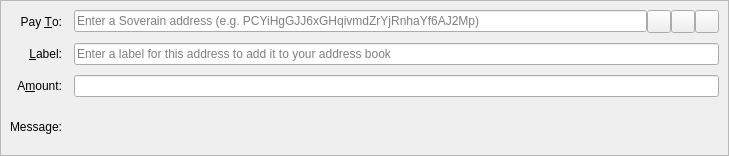
<?xml version="1.0" encoding="UTF-8"?>
<ui version="4.0">
 <class>SendCoinsEntry</class>
 <widget class="QStackedWidget" name="SendCoinsEntry">
  <property name="geometry">
   <rect>
    <x>0</x>
    <y>0</y>
    <width>729</width>
    <height>156</height>
   </rect>
  </property>
  <property name="focusPolicy">
   <enum>Qt::TabFocus</enum>
  </property>
  <property name="autoFillBackground">
   <bool>false</bool>
  </property>
  <widget class="QFrame" name="SendCoins">
   <property name="toolTip">
    <string>This is a normal payment.</string>
   </property>
   <property name="frameShape">
    <enum>QFrame::StyledPanel</enum>
   </property>
   <property name="frameShadow">
    <enum>QFrame::Sunken</enum>
   </property>
   <layout class="QGridLayout" name="gridLayout">
    <property name="horizontalSpacing">
     <number>12</number>
    </property>
    <property name="verticalSpacing">
     <number>10</number>
    </property>
    <item row="0" column="0">
     <widget class="QLabel" name="payToLabel">
      <property name="text">
       <string>Pay &amp;To:</string>
      </property>
      <property name="alignment">
       <set>Qt::AlignRight|Qt::AlignTrailing|Qt::AlignVCenter</set>
      </property>
      <property name="buddy">
       <cstring>payTo</cstring>
      </property>
     </widget>
    </item>
    <item row="0" column="1">
     <layout class="QHBoxLayout" name="payToLayout">
      <property name="spacing">
       <number>0</number>
      </property>
      <item>
       <widget class="QValidatedLineEdit" name="payTo">
        <property name="toolTip">
         <string>The Soverain address to send the payment to</string>
        </property>
        <property name="inputMask">
         <string/>
        </property>
        <property name="placeholderText">
         <string>Enter a Soverain address (e.g. PCYiHgGJJ6xGHqivmdZrYjRnhaYf6AJ2Mp)</string>
        </property>
       </widget>
      </item>
      <item>
       <widget class="QToolButton" name="addressBookButton">
        <property name="toolTip">
         <string>Choose previously used address</string>
        </property>
        <property name="text">
         <string/>
        </property>
        <property name="icon">
         <iconset resource="../soverain.qrc">
          <normaloff>:/icons/address-book</normaloff>:/icons/address-book</iconset>
        </property>
        <property name="iconSize">
         <size>
          <width>16</width>
          <height>16</height>
         </size>
        </property>
        <property name="shortcut">
         <string>Alt+A</string>
        </property>
       </widget>
      </item>
      <item>
       <widget class="QToolButton" name="pasteButton">
        <property name="toolTip">
         <string>Paste address from clipboard</string>
        </property>
        <property name="text">
         <string/>
        </property>
        <property name="icon">
         <iconset resource="../soverain.qrc">
          <normaloff>:/icons/editpaste</normaloff>:/icons/editpaste</iconset>
        </property>
        <property name="shortcut">
         <string>Alt+P</string>
        </property>
       </widget>
      </item>
      <item>
       <widget class="QToolButton" name="deleteButton">
        <property name="toolTip">
         <string>Remove this entry</string>
        </property>
        <property name="text">
         <string/>
        </property>
        <property name="icon">
         <iconset resource="../soverain.qrc">
          <normaloff>:/icons/remove</normaloff>:/icons/remove</iconset>
        </property>
       </widget>
      </item>
     </layout>
    </item>
    <item row="1" column="0">
     <widget class="QLabel" name="labelLabel">
      <property name="text">
       <string>&amp;Label:</string>
      </property>
      <property name="alignment">
       <set>Qt::AlignRight|Qt::AlignTrailing|Qt::AlignVCenter</set>
      </property>
      <property name="buddy">
       <cstring>addAsLabel</cstring>
      </property>
     </widget>
    </item>
    <item row="1" column="1">
     <widget class="QLineEdit" name="addAsLabel">
      <property name="toolTip">
       <string>Enter a label for this address to add it to the list of used addresses</string>
      </property>
      <property name="inputMask">
       <string/>
      </property>
      <property name="placeholderText">
       <string>Enter a label for this address to add it to your address book</string>
      </property>
     </widget>
    </item>
    <item row="2" column="0">
     <widget class="QLabel" name="amountLabel">
      <property name="text">
       <string>A&amp;mount:</string>
      </property>
      <property name="alignment">
       <set>Qt::AlignRight|Qt::AlignTrailing|Qt::AlignVCenter</set>
      </property>
      <property name="buddy">
       <cstring>payAmount</cstring>
      </property>
     </widget>
    </item>
    <item row="2" column="1">
     <widget class="BitcoinAmountField" name="payAmount"/>
    </item>
    <item row="3" column="0">
     <widget class="QLabel" name="messageLabel">
      <property name="text">
       <string>Message:</string>
      </property>
      <property name="alignment">
       <set>Qt::AlignRight|Qt::AlignTrailing|Qt::AlignVCenter</set>
      </property>
     </widget>
    </item>
    <item row="3" column="1">
     <widget class="QLabel" name="messageTextLabel">
      <property name="toolTip">
       <string>A message that was attached to the Soverain: URI which will be stored with the transaction for your reference. Note: This message will not be sent over the Soverain network.</string>
      </property>
      <property name="textFormat">
       <enum>Qt::PlainText</enum>
      </property>
     </widget>
    </item>
   </layout>
  </widget>
  <widget class="QFrame" name="SendCoins_InsecurePaymentRequest">
   <property name="palette">
    <palette>
     <active>
      <colorrole role="WindowText">
       <brush brushstyle="SolidPattern">
        <color alpha="255">
         <red>0</red>
         <green>0</green>
         <blue>0</blue>
        </color>
       </brush>
      </colorrole>
      <colorrole role="Button">
       <brush brushstyle="SolidPattern">
        <color alpha="255">
         <red>255</red>
         <green>255</green>
         <blue>127</blue>
        </color>
       </brush>
      </colorrole>
      <colorrole role="Light">
       <brush brushstyle="SolidPattern">
        <color alpha="255">
         <red>255</red>
         <green>255</green>
         <blue>255</blue>
        </color>
       </brush>
      </colorrole>
      <colorrole role="Midlight">
       <brush brushstyle="SolidPattern">
        <color alpha="255">
         <red>255</red>
         <green>255</green>
         <blue>191</blue>
        </color>
       </brush>
      </colorrole>
      <colorrole role="Dark">
       <brush brushstyle="SolidPattern">
        <color alpha="255">
         <red>127</red>
         <green>127</green>
         <blue>63</blue>
        </color>
       </brush>
      </colorrole>
      <colorrole role="Mid">
       <brush brushstyle="SolidPattern">
        <color alpha="255">
         <red>170</red>
         <green>170</green>
         <blue>84</blue>
        </color>
       </brush>
      </colorrole>
      <colorrole role="Text">
       <brush brushstyle="SolidPattern">
        <color alpha="255">
         <red>0</red>
         <green>0</green>
         <blue>0</blue>
        </color>
       </brush>
      </colorrole>
      <colorrole role="BrightText">
       <brush brushstyle="SolidPattern">
        <color alpha="255">
         <red>255</red>
         <green>255</green>
         <blue>255</blue>
        </color>
       </brush>
      </colorrole>
      <colorrole role="ButtonText">
       <brush brushstyle="SolidPattern">
        <color alpha="255">
         <red>0</red>
         <green>0</green>
         <blue>0</blue>
        </color>
       </brush>
      </colorrole>
      <colorrole role="Base">
       <brush brushstyle="SolidPattern">
        <color alpha="255">
         <red>255</red>
         <green>255</green>
         <blue>255</blue>
        </color>
       </brush>
      </colorrole>
      <colorrole role="Window">
       <brush brushstyle="SolidPattern">
        <color alpha="255">
         <red>255</red>
         <green>255</green>
         <blue>127</blue>
        </color>
       </brush>
      </colorrole>
      <colorrole role="Shadow">
       <brush brushstyle="SolidPattern">
        <color alpha="255">
         <red>0</red>
         <green>0</green>
         <blue>0</blue>
        </color>
       </brush>
      </colorrole>
      <colorrole role="AlternateBase">
       <brush brushstyle="SolidPattern">
        <color alpha="255">
         <red>255</red>
         <green>255</green>
         <blue>191</blue>
        </color>
       </brush>
      </colorrole>
      <colorrole role="ToolTipBase">
       <brush brushstyle="SolidPattern">
        <color alpha="255">
         <red>255</red>
         <green>255</green>
         <blue>220</blue>
        </color>
       </brush>
      </colorrole>
      <colorrole role="ToolTipText">
       <brush brushstyle="SolidPattern">
        <color alpha="255">
         <red>0</red>
         <green>0</green>
         <blue>0</blue>
        </color>
       </brush>
      </colorrole>
     </active>
     <inactive>
      <colorrole role="WindowText">
       <brush brushstyle="SolidPattern">
        <color alpha="255">
         <red>0</red>
         <green>0</green>
         <blue>0</blue>
        </color>
       </brush>
      </colorrole>
      <colorrole role="Button">
       <brush brushstyle="SolidPattern">
        <color alpha="255">
         <red>255</red>
         <green>255</green>
         <blue>127</blue>
        </color>
       </brush>
      </colorrole>
      <colorrole role="Light">
       <brush brushstyle="SolidPattern">
        <color alpha="255">
         <red>255</red>
         <green>255</green>
         <blue>255</blue>
        </color>
       </brush>
      </colorrole>
      <colorrole role="Midlight">
       <brush brushstyle="SolidPattern">
        <color alpha="255">
         <red>255</red>
         <green>255</green>
         <blue>191</blue>
        </color>
       </brush>
      </colorrole>
      <colorrole role="Dark">
       <brush brushstyle="SolidPattern">
        <color alpha="255">
         <red>127</red>
         <green>127</green>
         <blue>63</blue>
        </color>
       </brush>
      </colorrole>
      <colorrole role="Mid">
       <brush brushstyle="SolidPattern">
        <color alpha="255">
         <red>170</red>
         <green>170</green>
         <blue>84</blue>
        </color>
       </brush>
      </colorrole>
      <colorrole role="Text">
       <brush brushstyle="SolidPattern">
        <color alpha="255">
         <red>0</red>
         <green>0</green>
         <blue>0</blue>
        </color>
       </brush>
      </colorrole>
      <colorrole role="BrightText">
       <brush brushstyle="SolidPattern">
        <color alpha="255">
         <red>255</red>
         <green>255</green>
         <blue>255</blue>
        </color>
       </brush>
      </colorrole>
      <colorrole role="ButtonText">
       <brush brushstyle="SolidPattern">
        <color alpha="255">
         <red>0</red>
         <green>0</green>
         <blue>0</blue>
        </color>
       </brush>
      </colorrole>
      <colorrole role="Base">
       <brush brushstyle="SolidPattern">
        <color alpha="255">
         <red>255</red>
         <green>255</green>
         <blue>255</blue>
        </color>
       </brush>
      </colorrole>
      <colorrole role="Window">
       <brush brushstyle="SolidPattern">
        <color alpha="255">
         <red>255</red>
         <green>255</green>
         <blue>127</blue>
        </color>
       </brush>
      </colorrole>
      <colorrole role="Shadow">
       <brush brushstyle="SolidPattern">
        <color alpha="255">
         <red>0</red>
         <green>0</green>
         <blue>0</blue>
        </color>
       </brush>
      </colorrole>
      <colorrole role="AlternateBase">
       <brush brushstyle="SolidPattern">
        <color alpha="255">
         <red>255</red>
         <green>255</green>
         <blue>191</blue>
        </color>
       </brush>
      </colorrole>
      <colorrole role="ToolTipBase">
       <brush brushstyle="SolidPattern">
        <color alpha="255">
         <red>255</red>
         <green>255</green>
         <blue>220</blue>
        </color>
       </brush>
      </colorrole>
      <colorrole role="ToolTipText">
       <brush brushstyle="SolidPattern">
        <color alpha="255">
         <red>0</red>
         <green>0</green>
         <blue>0</blue>
        </color>
       </brush>
      </colorrole>
     </inactive>
     <disabled>
      <colorrole role="WindowText">
       <brush brushstyle="SolidPattern">
        <color alpha="255">
         <red>127</red>
         <green>127</green>
         <blue>63</blue>
        </color>
       </brush>
      </colorrole>
      <colorrole role="Button">
       <brush brushstyle="SolidPattern">
        <color alpha="255">
         <red>255</red>
         <green>255</green>
         <blue>127</blue>
        </color>
       </brush>
      </colorrole>
      <colorrole role="Light">
       <brush brushstyle="SolidPattern">
        <color alpha="255">
         <red>255</red>
         <green>255</green>
         <blue>255</blue>
        </color>
       </brush>
      </colorrole>
      <colorrole role="Midlight">
       <brush brushstyle="SolidPattern">
        <color alpha="255">
         <red>255</red>
         <green>255</green>
         <blue>191</blue>
        </color>
       </brush>
      </colorrole>
      <colorrole role="Dark">
       <brush brushstyle="SolidPattern">
        <color alpha="255">
         <red>127</red>
         <green>127</green>
         <blue>63</blue>
        </color>
       </brush>
      </colorrole>
      <colorrole role="Mid">
       <brush brushstyle="SolidPattern">
        <color alpha="255">
         <red>170</red>
         <green>170</green>
         <blue>84</blue>
        </color>
       </brush>
      </colorrole>
      <colorrole role="Text">
       <brush brushstyle="SolidPattern">
        <color alpha="255">
         <red>127</red>
         <green>127</green>
         <blue>63</blue>
        </color>
       </brush>
      </colorrole>
      <colorrole role="BrightText">
       <brush brushstyle="SolidPattern">
        <color alpha="255">
         <red>255</red>
         <green>255</green>
         <blue>255</blue>
        </color>
       </brush>
      </colorrole>
      <colorrole role="ButtonText">
       <brush brushstyle="SolidPattern">
        <color alpha="255">
         <red>127</red>
         <green>127</green>
         <blue>63</blue>
        </color>
       </brush>
      </colorrole>
      <colorrole role="Base">
       <brush brushstyle="SolidPattern">
        <color alpha="255">
         <red>255</red>
         <green>255</green>
         <blue>127</blue>
        </color>
       </brush>
      </colorrole>
      <colorrole role="Window">
       <brush brushstyle="SolidPattern">
        <color alpha="255">
         <red>255</red>
         <green>255</green>
         <blue>127</blue>
        </color>
       </brush>
      </colorrole>
      <colorrole role="Shadow">
       <brush brushstyle="SolidPattern">
        <color alpha="255">
         <red>0</red>
         <green>0</green>
         <blue>0</blue>
        </color>
       </brush>
      </colorrole>
      <colorrole role="AlternateBase">
       <brush brushstyle="SolidPattern">
        <color alpha="255">
         <red>255</red>
         <green>255</green>
         <blue>127</blue>
        </color>
       </brush>
      </colorrole>
      <colorrole role="ToolTipBase">
       <brush brushstyle="SolidPattern">
        <color alpha="255">
         <red>255</red>
         <green>255</green>
         <blue>220</blue>
        </color>
       </brush>
      </colorrole>
      <colorrole role="ToolTipText">
       <brush brushstyle="SolidPattern">
        <color alpha="255">
         <red>0</red>
         <green>0</green>
         <blue>0</blue>
        </color>
       </brush>
      </colorrole>
     </disabled>
    </palette>
   </property>
   <property name="toolTip">
    <string>This is an unverified payment request.</string>
   </property>
   <property name="autoFillBackground">
    <bool>true</bool>
   </property>
   <property name="frameShape">
    <enum>QFrame::StyledPanel</enum>
   </property>
   <property name="frameShadow">
    <enum>QFrame::Sunken</enum>
   </property>
   <layout class="QGridLayout" name="gridLayout_is">
    <property name="spacing">
     <number>12</number>
    </property>
    <item row="0" column="0">
     <widget class="QLabel" name="payToLabel_is">
      <property name="text">
       <string>Pay To:</string>
      </property>
      <property name="alignment">
       <set>Qt::AlignRight|Qt::AlignTrailing|Qt::AlignVCenter</set>
      </property>
     </widget>
    </item>
    <item row="0" column="1">
     <layout class="QHBoxLayout" name="payToLayout_is">
      <property name="spacing">
       <number>0</number>
      </property>
      <item>
       <widget class="QLabel" name="payTo_is"/>
      </item>
      <item>
       <widget class="QToolButton" name="deleteButton_is">
        <property name="toolTip">
         <string>Remove this entry</string>
        </property>
        <property name="text">
         <string/>
        </property>
        <property name="icon">
         <iconset resource="../soverain.qrc">
          <normaloff>:/icons/remove</normaloff>:/icons/remove</iconset>
        </property>
       </widget>
      </item>
     </layout>
    </item>
    <item row="1" column="0">
     <widget class="QLabel" name="memoLabel_is">
      <property name="text">
       <string>Memo:</string>
      </property>
      <property name="alignment">
       <set>Qt::AlignRight|Qt::AlignTrailing|Qt::AlignVCenter</set>
      </property>
     </widget>
    </item>
    <item row="1" column="1">
     <widget class="QLabel" name="memoTextLabel_is">
      <property name="textFormat">
       <enum>Qt::PlainText</enum>
      </property>
     </widget>
    </item>
    <item row="2" column="0">
     <widget class="QLabel" name="amountLabel_is">
      <property name="text">
       <string>A&amp;mount:</string>
      </property>
      <property name="alignment">
       <set>Qt::AlignRight|Qt::AlignTrailing|Qt::AlignVCenter</set>
      </property>
      <property name="buddy">
       <cstring>payAmount_is</cstring>
      </property>
     </widget>
    </item>
    <item row="2" column="1">
     <widget class="BitcoinAmountField" name="payAmount_is">
      <property name="acceptDrops">
       <bool>false</bool>
      </property>
     </widget>
    </item>
   </layout>
  </widget>
  <widget class="QFrame" name="SendCoins_SecurePaymentRequest">
   <property name="palette">
    <palette>
     <active>
      <colorrole role="WindowText">
       <brush brushstyle="SolidPattern">
        <color alpha="255">
         <red>0</red>
         <green>0</green>
         <blue>0</blue>
        </color>
       </brush>
      </colorrole>
      <colorrole role="Button">
       <brush brushstyle="SolidPattern">
        <color alpha="255">
         <red>140</red>
         <green>232</green>
         <blue>119</blue>
        </color>
       </brush>
      </colorrole>
      <colorrole role="Light">
       <brush brushstyle="SolidPattern">
        <color alpha="255">
         <red>230</red>
         <green>255</green>
         <blue>224</blue>
        </color>
       </brush>
      </colorrole>
      <colorrole role="Midlight">
       <brush brushstyle="SolidPattern">
        <color alpha="255">
         <red>185</red>
         <green>243</green>
         <blue>171</blue>
        </color>
       </brush>
      </colorrole>
      <colorrole role="Dark">
       <brush brushstyle="SolidPattern">
        <color alpha="255">
         <red>70</red>
         <green>116</green>
         <blue>59</blue>
        </color>
       </brush>
      </colorrole>
      <colorrole role="Mid">
       <brush brushstyle="SolidPattern">
        <color alpha="255">
         <red>93</red>
         <green>155</green>
         <blue>79</blue>
        </color>
       </brush>
      </colorrole>
      <colorrole role="Text">
       <brush brushstyle="SolidPattern">
        <color alpha="255">
         <red>0</red>
         <green>0</green>
         <blue>0</blue>
        </color>
       </brush>
      </colorrole>
      <colorrole role="BrightText">
       <brush brushstyle="SolidPattern">
        <color alpha="255">
         <red>155</red>
         <green>255</green>
         <blue>147</blue>
        </color>
       </brush>
      </colorrole>
      <colorrole role="ButtonText">
       <brush brushstyle="SolidPattern">
        <color alpha="255">
         <red>0</red>
         <green>0</green>
         <blue>0</blue>
        </color>
       </brush>
      </colorrole>
      <colorrole role="Base">
       <brush brushstyle="SolidPattern">
        <color alpha="255">
         <red>119</red>
         <green>255</green>
         <blue>233</blue>
        </color>
       </brush>
      </colorrole>
      <colorrole role="Window">
       <brush brushstyle="SolidPattern">
        <color alpha="255">
         <red>140</red>
         <green>232</green>
         <blue>119</blue>
        </color>
       </brush>
      </colorrole>
      <colorrole role="Shadow">
       <brush brushstyle="SolidPattern">
        <color alpha="255">
         <red>0</red>
         <green>0</green>
         <blue>0</blue>
        </color>
       </brush>
      </colorrole>
      <colorrole role="AlternateBase">
       <brush brushstyle="SolidPattern">
        <color alpha="255">
         <red>197</red>
         <green>243</green>
         <blue>187</blue>
        </color>
       </brush>
      </colorrole>
      <colorrole role="NoRole">
       <brush brushstyle="SolidPattern">
        <color alpha="255">
         <red>125</red>
         <green>194</green>
         <blue>122</blue>
        </color>
       </brush>
      </colorrole>
      <colorrole role="ToolTipBase">
       <brush brushstyle="SolidPattern">
        <color alpha="255">
         <red>255</red>
         <green>255</green>
         <blue>220</blue>
        </color>
       </brush>
      </colorrole>
      <colorrole role="ToolTipText">
       <brush brushstyle="SolidPattern">
        <color alpha="255">
         <red>0</red>
         <green>0</green>
         <blue>0</blue>
        </color>
       </brush>
      </colorrole>
     </active>
     <inactive>
      <colorrole role="WindowText">
       <brush brushstyle="SolidPattern">
        <color alpha="255">
         <red>0</red>
         <green>0</green>
         <blue>0</blue>
        </color>
       </brush>
      </colorrole>
      <colorrole role="Button">
       <brush brushstyle="SolidPattern">
        <color alpha="255">
         <red>140</red>
         <green>232</green>
         <blue>119</blue>
        </color>
       </brush>
      </colorrole>
      <colorrole role="Light">
       <brush brushstyle="SolidPattern">
        <color alpha="255">
         <red>230</red>
         <green>255</green>
         <blue>224</blue>
        </color>
       </brush>
      </colorrole>
      <colorrole role="Midlight">
       <brush brushstyle="SolidPattern">
        <color alpha="255">
         <red>185</red>
         <green>243</green>
         <blue>171</blue>
        </color>
       </brush>
      </colorrole>
      <colorrole role="Dark">
       <brush brushstyle="SolidPattern">
        <color alpha="255">
         <red>70</red>
         <green>116</green>
         <blue>59</blue>
        </color>
       </brush>
      </colorrole>
      <colorrole role="Mid">
       <brush brushstyle="SolidPattern">
        <color alpha="255">
         <red>93</red>
         <green>155</green>
         <blue>79</blue>
        </color>
       </brush>
      </colorrole>
      <colorrole role="Text">
       <brush brushstyle="SolidPattern">
        <color alpha="255">
         <red>0</red>
         <green>0</green>
         <blue>0</blue>
        </color>
       </brush>
      </colorrole>
      <colorrole role="BrightText">
       <brush brushstyle="SolidPattern">
        <color alpha="255">
         <red>155</red>
         <green>255</green>
         <blue>147</blue>
        </color>
       </brush>
      </colorrole>
      <colorrole role="ButtonText">
       <brush brushstyle="SolidPattern">
        <color alpha="255">
         <red>0</red>
         <green>0</green>
         <blue>0</blue>
        </color>
       </brush>
      </colorrole>
      <colorrole role="Base">
       <brush brushstyle="SolidPattern">
        <color alpha="255">
         <red>119</red>
         <green>255</green>
         <blue>233</blue>
        </color>
       </brush>
      </colorrole>
      <colorrole role="Window">
       <brush brushstyle="SolidPattern">
        <color alpha="255">
         <red>140</red>
         <green>232</green>
         <blue>119</blue>
        </color>
       </brush>
      </colorrole>
      <colorrole role="Shadow">
       <brush brushstyle="SolidPattern">
        <color alpha="255">
         <red>0</red>
         <green>0</green>
         <blue>0</blue>
        </color>
       </brush>
      </colorrole>
      <colorrole role="AlternateBase">
       <brush brushstyle="SolidPattern">
        <color alpha="255">
         <red>197</red>
         <green>243</green>
         <blue>187</blue>
        </color>
       </brush>
      </colorrole>
      <colorrole role="NoRole">
       <brush brushstyle="SolidPattern">
        <color alpha="255">
         <red>125</red>
         <green>194</green>
         <blue>122</blue>
        </color>
       </brush>
      </colorrole>
      <colorrole role="ToolTipBase">
       <brush brushstyle="SolidPattern">
        <color alpha="255">
         <red>255</red>
         <green>255</green>
         <blue>220</blue>
        </color>
       </brush>
      </colorrole>
      <colorrole role="ToolTipText">
       <brush brushstyle="SolidPattern">
        <color alpha="255">
         <red>0</red>
         <green>0</green>
         <blue>0</blue>
        </color>
       </brush>
      </colorrole>
     </inactive>
     <disabled>
      <colorrole role="WindowText">
       <brush brushstyle="SolidPattern">
        <color alpha="255">
         <red>70</red>
         <green>116</green>
         <blue>59</blue>
        </color>
       </brush>
      </colorrole>
      <colorrole role="Button">
       <brush brushstyle="SolidPattern">
        <color alpha="255">
         <red>140</red>
         <green>232</green>
         <blue>119</blue>
        </color>
       </brush>
      </colorrole>
      <colorrole role="Light">
       <brush brushstyle="SolidPattern">
        <color alpha="255">
         <red>230</red>
         <green>255</green>
         <blue>224</blue>
        </color>
       </brush>
      </colorrole>
      <colorrole role="Midlight">
       <brush brushstyle="SolidPattern">
        <color alpha="255">
         <red>185</red>
         <green>243</green>
         <blue>171</blue>
        </color>
       </brush>
      </colorrole>
      <colorrole role="Dark">
       <brush brushstyle="SolidPattern">
        <color alpha="255">
         <red>70</red>
         <green>116</green>
         <blue>59</blue>
        </color>
       </brush>
      </colorrole>
      <colorrole role="Mid">
       <brush brushstyle="SolidPattern">
        <color alpha="255">
         <red>93</red>
         <green>155</green>
         <blue>79</blue>
        </color>
       </brush>
      </colorrole>
      <colorrole role="Text">
       <brush brushstyle="SolidPattern">
        <color alpha="255">
         <red>70</red>
         <green>116</green>
         <blue>59</blue>
        </color>
       </brush>
      </colorrole>
      <colorrole role="BrightText">
       <brush brushstyle="SolidPattern">
        <color alpha="255">
         <red>155</red>
         <green>255</green>
         <blue>147</blue>
        </color>
       </brush>
      </colorrole>
      <colorrole role="ButtonText">
       <brush brushstyle="SolidPattern">
        <color alpha="255">
         <red>70</red>
         <green>116</green>
         <blue>59</blue>
        </color>
       </brush>
      </colorrole>
      <colorrole role="Base">
       <brush brushstyle="SolidPattern">
        <color alpha="255">
         <red>140</red>
         <green>232</green>
         <blue>119</blue>
        </color>
       </brush>
      </colorrole>
      <colorrole role="Window">
       <brush brushstyle="SolidPattern">
        <color alpha="255">
         <red>140</red>
         <green>232</green>
         <blue>119</blue>
        </color>
       </brush>
      </colorrole>
      <colorrole role="Shadow">
       <brush brushstyle="SolidPattern">
        <color alpha="255">
         <red>0</red>
         <green>0</green>
         <blue>0</blue>
        </color>
       </brush>
      </colorrole>
      <colorrole role="AlternateBase">
       <brush brushstyle="SolidPattern">
        <color alpha="255">
         <red>140</red>
         <green>232</green>
         <blue>119</blue>
        </color>
       </brush>
      </colorrole>
      <colorrole role="NoRole">
       <brush brushstyle="SolidPattern">
        <color alpha="255">
         <red>125</red>
         <green>194</green>
         <blue>122</blue>
        </color>
       </brush>
      </colorrole>
      <colorrole role="ToolTipBase">
       <brush brushstyle="SolidPattern">
        <color alpha="255">
         <red>255</red>
         <green>255</green>
         <blue>220</blue>
        </color>
       </brush>
      </colorrole>
      <colorrole role="ToolTipText">
       <brush brushstyle="SolidPattern">
        <color alpha="255">
         <red>0</red>
         <green>0</green>
         <blue>0</blue>
        </color>
       </brush>
      </colorrole>
     </disabled>
    </palette>
   </property>
   <property name="toolTip">
    <string>This is a verified payment request.</string>
   </property>
   <property name="autoFillBackground">
    <bool>true</bool>
   </property>
   <property name="frameShape">
    <enum>QFrame::StyledPanel</enum>
   </property>
   <property name="frameShadow">
    <enum>QFrame::Sunken</enum>
   </property>
   <layout class="QGridLayout" name="gridLayout_s">
    <property name="spacing">
     <number>12</number>
    </property>
    <item row="0" column="0">
     <widget class="QLabel" name="payToLabel_s">
      <property name="text">
       <string>Pay To:</string>
      </property>
      <property name="alignment">
       <set>Qt::AlignRight|Qt::AlignTrailing|Qt::AlignVCenter</set>
      </property>
     </widget>
    </item>
    <item row="0" column="1">
     <layout class="QHBoxLayout" name="payToLayout_s">
      <property name="spacing">
       <number>0</number>
      </property>
      <item>
       <widget class="QLabel" name="payTo_s">
        <property name="textFormat">
         <enum>Qt::PlainText</enum>
        </property>
       </widget>
      </item>
      <item>
       <widget class="QToolButton" name="deleteButton_s">
        <property name="toolTip">
         <string>Remove this entry</string>
        </property>
        <property name="text">
         <string/>
        </property>
        <property name="icon">
         <iconset resource="../soverain.qrc">
          <normaloff>:/icons/remove</normaloff>:/icons/remove</iconset>
        </property>
       </widget>
      </item>
     </layout>
    </item>
    <item row="1" column="0">
     <widget class="QLabel" name="memoLabel_s">
      <property name="text">
       <string>Memo:</string>
      </property>
      <property name="alignment">
       <set>Qt::AlignRight|Qt::AlignTrailing|Qt::AlignVCenter</set>
      </property>
     </widget>
    </item>
    <item row="1" column="1">
     <widget class="QLabel" name="memoTextLabel_s">
      <property name="textFormat">
       <enum>Qt::PlainText</enum>
      </property>
     </widget>
    </item>
    <item row="2" column="0">
     <widget class="QLabel" name="amountLabel_s">
      <property name="text">
       <string>A&amp;mount:</string>
      </property>
      <property name="alignment">
       <set>Qt::AlignRight|Qt::AlignTrailing|Qt::AlignVCenter</set>
      </property>
      <property name="buddy">
       <cstring>payAmount_s</cstring>
      </property>
     </widget>
    </item>
    <item row="2" column="1">
     <widget class="BitcoinAmountField" name="payAmount_s">
      <property name="acceptDrops">
       <bool>false</bool>
      </property>
     </widget>
    </item>
   </layout>
  </widget>
 </widget>
 <customwidgets>
  <customwidget>
   <class>QValidatedLineEdit</class>
   <extends>QLineEdit</extends>
   <header>qvalidatedlineedit.h</header>
  </customwidget>
  <customwidget>
   <class>BitcoinAmountField</class>
   <extends>QLineEdit</extends>
   <header>bitcoinamountfield.h</header>
   <container>1</container>
  </customwidget>
 </customwidgets>
 <tabstops>
  <tabstop>payTo</tabstop>
  <tabstop>addressBookButton</tabstop>
  <tabstop>pasteButton</tabstop>
  <tabstop>deleteButton</tabstop>
  <tabstop>addAsLabel</tabstop>
  <tabstop>payAmount</tabstop>
  <tabstop>payAmount_is</tabstop>
  <tabstop>deleteButton_is</tabstop>
  <tabstop>payAmount_s</tabstop>
  <tabstop>deleteButton_s</tabstop>
 </tabstops>
 <resources>
  <include location="../soverain.qrc"/>
 </resources>
 <connections/>
</ui>
